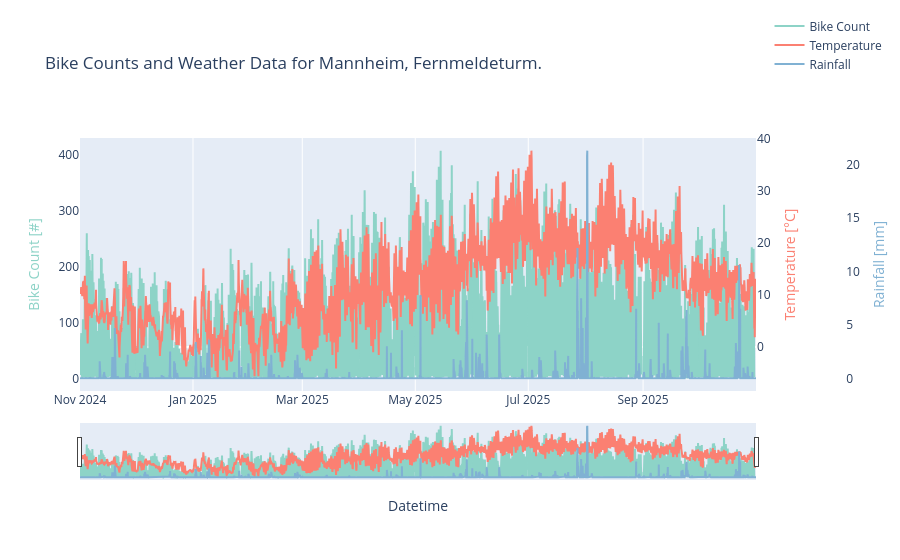

Source (notebook cell):
### Code cell
plot_data_overlay("Mannheim", "Fernmeldeturm.")

### Figure 1 — Plotly figure (JSON) as saved in the notebook; plotly's stock layout.template omitted (floating-point values rounded to 4 significant figures; data arrays with more than 128 entries replaced by an {"elided": "..."} marker saying what was removed)
{"data": [{"line": {"color": "rgb(141,211,199)"}, "name": "Bike Count", "type": "scatter", "x": {"elided": "8759 str values"}, "y": {"elided": "8759 float values"}, "yaxis": "y"}, {"line": {"color": "rgb(251,128,114)"}, "name": "Temperature", "type": "scatter", "x": {"elided": "8759 str values"}, "y": {"elided": "8759 float values"}, "yaxis": "y2"}, {"line": {"color": "rgb(128,177,211)"}, "name": "Rainfall", "type": "scatter", "x": {"elided": "8759 str values"}, "y": {"elided": "8759 float values"}, "yaxis": "y3"}], "layout": {"hovermode": "x unified", "legend": {"y": 1.5}, "title": {"text": "Bike Counts and Weather Data for Mannheim, Fernmeldeturm."}, "xaxis": {"rangeslider": {"visible": true}, "title": {"text": "Datetime"}}, "yaxis": {"showgrid": false, "side": "left", "title": {"font": {"color": "rgb(141,211,199)"}, "text": "Bike Count [#]"}}, "yaxis2": {"anchor": "x", "overlaying": "y", "showgrid": false, "side": "right", "title": {"font": {"color": "rgb(251,128,114)"}, "text": "Temperature [°C]"}}, "yaxis3": {"anchor": "free", "autoshift": true, "overlaying": "y", "shift": 50, "showgrid": false, "side": "right", "title": {"font": {"color": "rgb(128,177,211)"}, "text": "Rainfall [mm]"}}}}
